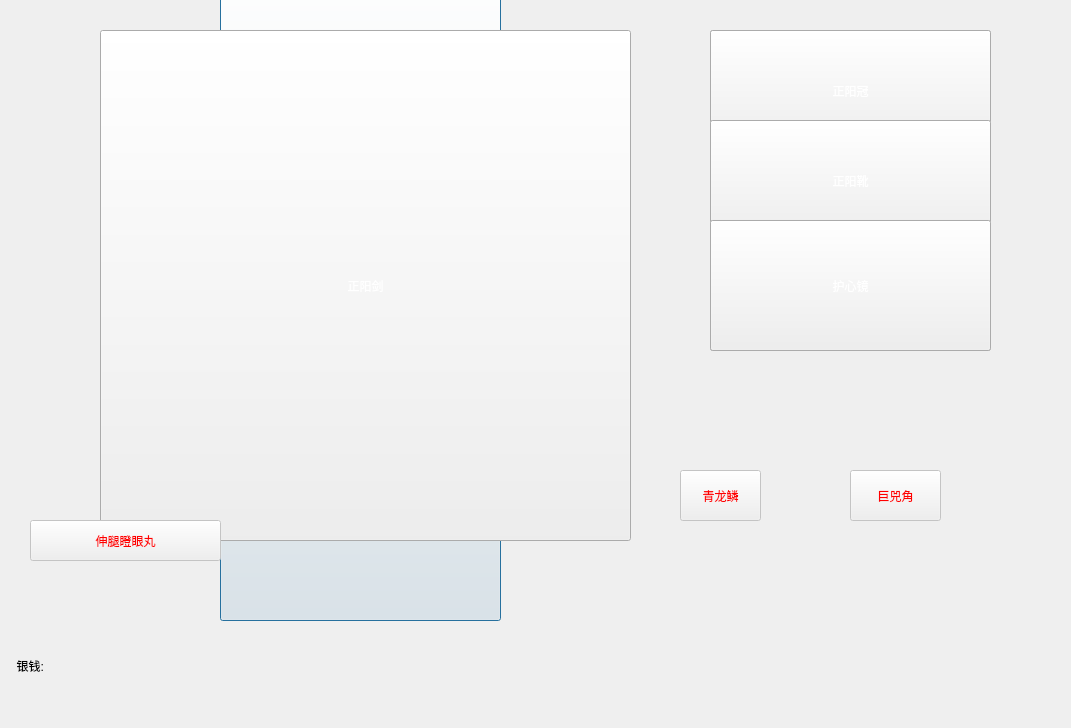
<?xml version="1.0" encoding="UTF-8"?>
<ui version="4.0">
 <class>Bag</class>
 <widget class="QDialog" name="Bag">
  <property name="geometry">
   <rect>
    <x>0</x>
    <y>0</y>
    <width>1071</width>
    <height>728</height>
   </rect>
  </property>
  <property name="sizePolicy">
   <sizepolicy hsizetype="Fixed" vsizetype="Fixed">
    <horstretch>0</horstretch>
    <verstretch>0</verstretch>
   </sizepolicy>
  </property>
  <property name="minimumSize">
   <size>
    <width>1071</width>
    <height>728</height>
   </size>
  </property>
  <property name="maximumSize">
   <size>
    <width>1071</width>
    <height>728</height>
   </size>
  </property>
  <property name="windowTitle">
   <string>无涯</string>
  </property>
  <property name="windowIcon">
   <iconset resource="Menu.qrc">
    <normaloff>:/icon/Resources/无涯.png</normaloff>:/icon/Resources/无涯.png</iconset>
  </property>
  <property name="layoutDirection">
   <enum>Qt::LeftToRight</enum>
  </property>
  <property name="styleSheet">
   <string notr="true">border-image: url(:/other/Resources/baofu.png);</string>
  </property>
  <widget class="QPushButton" name="qinglongjian">
   <property name="geometry">
    <rect>
     <x>220</x>
     <y>-50</y>
     <width>281</width>
     <height>671</height>
    </rect>
   </property>
   <property name="styleSheet">
    <string notr="true">border-image: url(:/other/Resources/qinglongjian.png);
font: 26pt &quot;隶书&quot;;
color: rgb(255, 255, 255);</string>
   </property>
   <property name="text">
    <string>青龙剑</string>
   </property>
  </widget>
  <widget class="QPushButton" name="zhengyangjian">
   <property name="geometry">
    <rect>
     <x>100</x>
     <y>30</y>
     <width>531</width>
     <height>511</height>
    </rect>
   </property>
   <property name="styleSheet">
    <string notr="true">border-image: url(:/other/Resources/zhengyangjian.png);
font: 26pt &quot;隶书&quot;;
color: rgb(255, 255, 255);</string>
   </property>
   <property name="text">
    <string>正阳剑</string>
   </property>
  </widget>
  <widget class="QLabel" name="drug12">
   <property name="geometry">
    <rect>
     <x>30</x>
     <y>440</y>
     <width>171</width>
     <height>211</height>
    </rect>
   </property>
   <property name="styleSheet">
    <string notr="true">border-image: url(:/other/Resources/danyao2.png);</string>
   </property>
   <property name="text">
    <string/>
   </property>
  </widget>
  <widget class="QLabel" name="drug22">
   <property name="geometry">
    <rect>
     <x>790</x>
     <y>320</y>
     <width>171</width>
     <height>251</height>
    </rect>
   </property>
   <property name="styleSheet">
    <string notr="true">border-image: url(:/other/Resources/xijiao2.png);</string>
   </property>
   <property name="text">
    <string/>
   </property>
  </widget>
  <widget class="QLabel" name="drug32">
   <property name="geometry">
    <rect>
     <x>660</x>
     <y>400</y>
     <width>191</width>
     <height>181</height>
    </rect>
   </property>
   <property name="styleSheet">
    <string notr="true">border-image: url(:/other/Resources/qinglonglin2.png);</string>
   </property>
   <property name="text">
    <string/>
   </property>
  </widget>
  <widget class="QPushButton" name="btnzhuqueguan">
   <property name="geometry">
    <rect>
     <x>710</x>
     <y>30</y>
     <width>281</width>
     <height>121</height>
    </rect>
   </property>
   <property name="styleSheet">
    <string notr="true">border-image: url(:/other/Resources/shuimo1.png);
color: rgb(255, 255, 255);
font: 22pt &quot;隶书&quot;;</string>
   </property>
   <property name="text">
    <string>朱雀冠</string>
   </property>
  </widget>
  <widget class="QPushButton" name="btndrug3">
   <property name="enabled">
    <bool>false</bool>
   </property>
   <property name="geometry">
    <rect>
     <x>680</x>
     <y>470</y>
     <width>81</width>
     <height>51</height>
    </rect>
   </property>
   <property name="styleSheet">
    <string notr="true">border-image: url(:/other/Resources/边框2.png);
color: rgb(255, 0, 0);
font: 14pt &quot;隶书&quot;;</string>
   </property>
   <property name="text">
    <string>青龙鳞</string>
   </property>
  </widget>
  <widget class="QPushButton" name="btndrug2">
   <property name="enabled">
    <bool>false</bool>
   </property>
   <property name="geometry">
    <rect>
     <x>850</x>
     <y>470</y>
     <width>91</width>
     <height>51</height>
    </rect>
   </property>
   <property name="styleSheet">
    <string notr="true">border-image: url(:/other/Resources/边框2.png);
color: rgb(255, 0, 0);
font: 14pt &quot;隶书&quot;;</string>
   </property>
   <property name="text">
    <string>巨兕角</string>
   </property>
  </widget>
  <widget class="QPushButton" name="btndrug1">
   <property name="enabled">
    <bool>false</bool>
   </property>
   <property name="geometry">
    <rect>
     <x>30</x>
     <y>520</y>
     <width>191</width>
     <height>41</height>
    </rect>
   </property>
   <property name="styleSheet">
    <string notr="true">border-image: url(:/other/Resources/边框2.png);
color: rgb(255, 0, 0);
font: 14pt &quot;隶书&quot;;</string>
   </property>
   <property name="text">
    <string>伸腿瞪眼丸</string>
   </property>
  </widget>
  <widget class="QLabel" name="lablemoney">
   <property name="geometry">
    <rect>
     <x>10</x>
     <y>630</y>
     <width>351</width>
     <height>71</height>
    </rect>
   </property>
   <property name="styleSheet">
    <string notr="true">border-image: url(:/other/Resources/边框2.png);
font: 28pt &quot;隶书&quot;;</string>
   </property>
   <property name="text">
    <string>  银钱:</string>
   </property>
  </widget>
  <widget class="QLabel" name="money_2">
   <property name="geometry">
    <rect>
     <x>210</x>
     <y>650</y>
     <width>121</width>
     <height>41</height>
    </rect>
   </property>
   <property name="styleSheet">
    <string notr="true">border-image: url(:/other/Resources/透明背景.png);
font: 28pt &quot;隶书&quot;;</string>
   </property>
   <property name="text">
    <string/>
   </property>
  </widget>
  <widget class="QPushButton" name="btnzhengyangguan">
   <property name="geometry">
    <rect>
     <x>710</x>
     <y>30</y>
     <width>281</width>
     <height>121</height>
    </rect>
   </property>
   <property name="styleSheet">
    <string notr="true">border-image: url(:/other/Resources/shuimo1.png);
color: rgb(255, 255, 255);
font: 22pt &quot;隶书&quot;;</string>
   </property>
   <property name="text">
    <string>正阳冠</string>
   </property>
  </widget>
  <widget class="QPushButton" name="btnbaihuxue">
   <property name="geometry">
    <rect>
     <x>710</x>
     <y>120</y>
     <width>281</width>
     <height>121</height>
    </rect>
   </property>
   <property name="styleSheet">
    <string notr="true">border-image: url(:/other/Resources/shuimo1.png);
color: rgb(255, 255, 255);
font: 22pt &quot;隶书&quot;;</string>
   </property>
   <property name="text">
    <string>白虎靴</string>
   </property>
  </widget>
  <widget class="QPushButton" name="btnzhengyangxue">
   <property name="geometry">
    <rect>
     <x>710</x>
     <y>120</y>
     <width>281</width>
     <height>121</height>
    </rect>
   </property>
   <property name="styleSheet">
    <string notr="true">border-image: url(:/other/Resources/shuimo1.png);
color: rgb(255, 255, 255);
font: 22pt &quot;隶书&quot;;</string>
   </property>
   <property name="text">
    <string>正阳靴</string>
   </property>
  </widget>
  <widget class="QPushButton" name="btnxuanwujia">
   <property name="geometry">
    <rect>
     <x>710</x>
     <y>220</y>
     <width>281</width>
     <height>131</height>
    </rect>
   </property>
   <property name="styleSheet">
    <string notr="true">border-image: url(:/other/Resources/shuimo1.png);
color: rgb(255, 255, 255);
font: 22pt &quot;隶书&quot;;</string>
   </property>
   <property name="text">
    <string>玄武重甲</string>
   </property>
  </widget>
  <widget class="QPushButton" name="btnhuxinjing">
   <property name="geometry">
    <rect>
     <x>710</x>
     <y>220</y>
     <width>281</width>
     <height>131</height>
    </rect>
   </property>
   <property name="styleSheet">
    <string notr="true">border-image: url(:/other/Resources/shuimo1.png);
color: rgb(255, 255, 255);
font: 22pt &quot;隶书&quot;;</string>
   </property>
   <property name="text">
    <string>护心镜</string>
   </property>
  </widget>
  <widget class="QLabel" name="lablebrowser">
   <property name="geometry">
    <rect>
     <x>440</x>
     <y>560</y>
     <width>601</width>
     <height>171</height>
    </rect>
   </property>
   <property name="layoutDirection">
    <enum>Qt::LeftToRight</enum>
   </property>
   <property name="styleSheet">
    <string notr="true">border-image: url(:/other/Resources/shuimo3.png);
font: 20pt &quot;隶书&quot;;
color: rgb(255, 255, 255);</string>
   </property>
   <property name="text">
    <string/>
   </property>
   <property name="alignment">
    <set>Qt::AlignCenter</set>
   </property>
   <property name="wordWrap">
    <bool>false</bool>
   </property>
  </widget>
  <zorder>drug32</zorder>
  <zorder>drug22</zorder>
  <zorder>drug12</zorder>
  <zorder>qinglongjian</zorder>
  <zorder>zhengyangjian</zorder>
  <zorder>btnzhuqueguan</zorder>
  <zorder>btndrug3</zorder>
  <zorder>btndrug2</zorder>
  <zorder>btndrug1</zorder>
  <zorder>lablemoney</zorder>
  <zorder>money_2</zorder>
  <zorder>btnzhengyangguan</zorder>
  <zorder>btnbaihuxue</zorder>
  <zorder>btnzhengyangxue</zorder>
  <zorder>btnxuanwujia</zorder>
  <zorder>btnhuxinjing</zorder>
  <zorder>lablebrowser</zorder>
 </widget>
 <layoutdefault spacing="6" margin="11"/>
 <resources>
  <include location="Menu.qrc"/>
 </resources>
 <connections/>
</ui>
